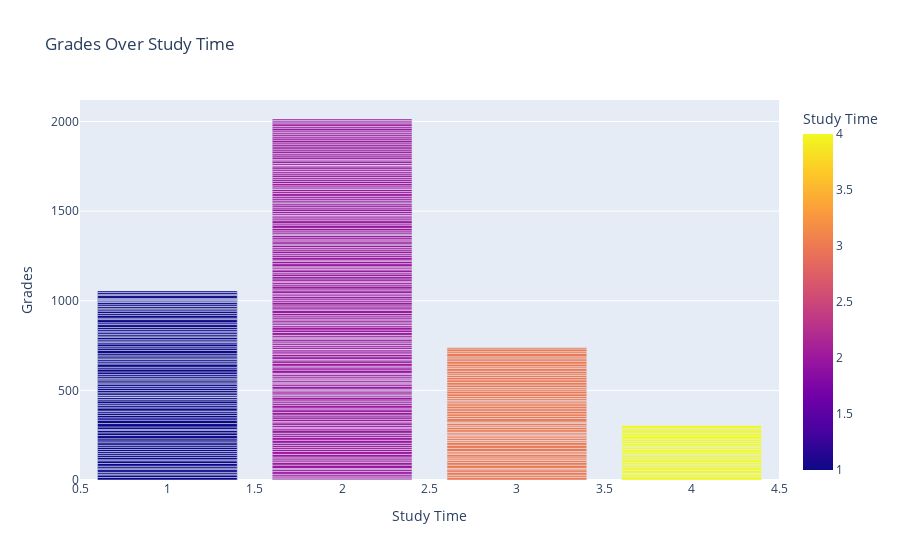

The notebook cell this image was saved under:
### Code cell
import pandas as pd
import plotly.express as px

# Assume df is your DataFrame containing the data

# Create a line plot for grades over study time
fig = px.bar(df, x='studytime', y='G3', title='Grades Over Study Time',
              labels={'studytime': 'Study Time', 'G3': 'Grades'},color="studytime")

# Display the line plot
fig.show()

### Figure 1 — Plotly figure (JSON) as saved in the notebook; plotly's stock layout.template omitted (floating-point values rounded to 4 significant figures; data arrays with more than 128 entries replaced by an {"elided": "..."} marker saying what was removed)
{"data": [{"alignmentgroup": "True", "hovertemplate": "Study Time=%{marker.color}<br>Grades=%{y}<extra></extra>", "legendgroup": "", "marker": {"color": {"elided": "395 int values"}, "coloraxis": "coloraxis", "pattern": {"shape": ""}}, "name": "", "offsetgroup": "", "orientation": "v", "showlegend": false, "textposition": "auto", "type": "bar", "x": {"elided": "395 int values"}, "xaxis": "x", "y": {"elided": "395 int values"}, "yaxis": "y"}], "layout": {"barmode": "relative", "coloraxis": {"colorbar": {"title": {"text": "Study Time"}}, "colorscale": [[0, "#0d0887"], [0.1111, "#46039f"], [0.2222, "#7201a8"], [0.3333, "#9c179e"], [0.4444, "#bd3786"], [0.5556, "#d8576b"], [0.6667, "#ed7953"], [0.7778, "#fb9f3a"], [0.8889, "#fdca26"], [1, "#f0f921"]]}, "legend": {"tracegroupgap": 0}, "title": {"text": "Grades Over Study Time"}, "xaxis": {"anchor": "y", "domain": [0, 1], "title": {"text": "Study Time"}}, "yaxis": {"anchor": "x", "domain": [0, 1], "title": {"text": "Grades"}}}}
